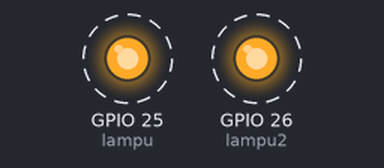
Simulated run of this sketch. Board: ESP32. Parts: output pins drawn as LEDs (lit = HIGH). Dashed ring = blinking. What the sketch prints to the serial monitor is not drawn.

Above: at 0.5 s.
Timing chart, 0 to 4.6 s (numbered marks = the images above):
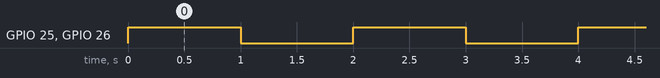

Measured:
- by itself, GPIO 25 (lampu), GPIO 26 (lampu2): alternates HIGH for 1.0 s and LOW for 1.0 s

The sketch:

sketch_apr11a.ino
```cpp
#include <Arduino.h>  // Wajib untuk PlatformIO + ESP32


// Deklarasi pin LED
int lampu = 25;
int lampu2 = 26;


void setup() {
    Serial.begin(115200);  // Inisialisasi komunikasi Serial
    Serial.println("ESP32 Blinking LED");


    // Atur pin sebagai OUTPUT
    pinMode(lampu, OUTPUT);
    pinMode(lampu2, OUTPUT);
}


void loop() {
    // Nyalakan kedua LED
    digitalWrite(lampu, HIGH);
    digitalWrite(lampu2, HIGH);
    Serial.println("LED ON");

    delay(1000); // Tunggu 1 detik


    // Matikan kedua LED
    digitalWrite(lampu, LOW);
    digitalWrite(lampu2, LOW);
    Serial.println("LED OFF");

    delay(1000); // Tunggu 1 detik sebelum mengulang
}
```
